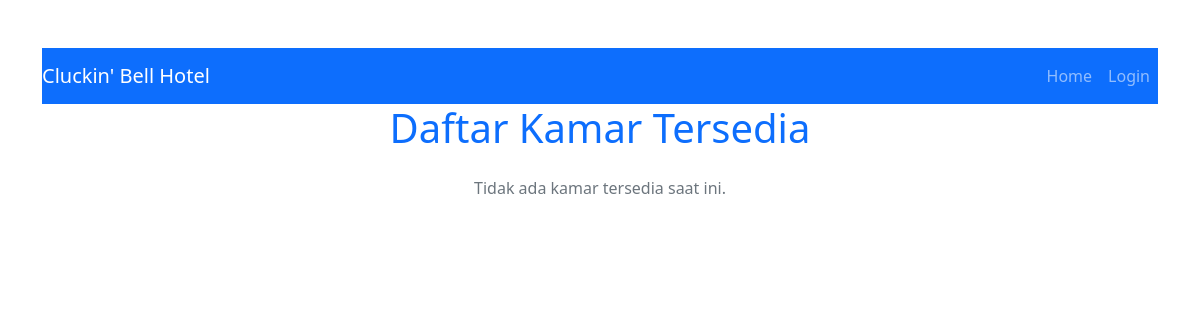
/, run on an earlier commit of the app's database.
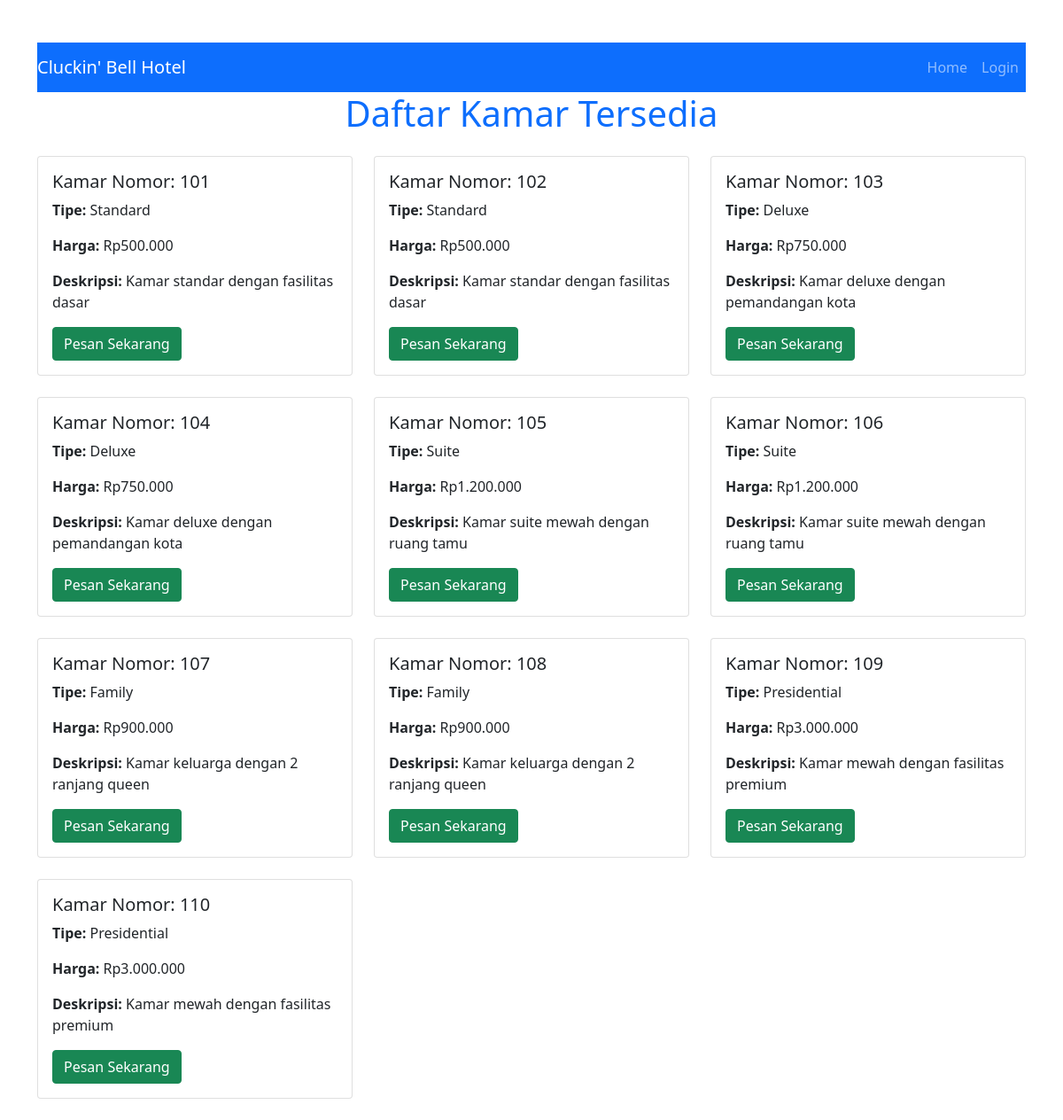
And on a later commit of the database.
### tables this page shows
CREATE TABLE kamar (
    id INT AUTO_INCREMENT PRIMARY KEY,
    nomor_kamar VARCHAR(10) NOT NULL UNIQUE,
    tipe VARCHAR(50) NOT NULL,
    harga DECIMAL(10,2) NOT NULL,
    deskripsi TEXT,
    status ENUM('tersedia', 'terpesan') NOT NULL
);

### index.php (the view, shortened to what this page needs)
<?php
include 'koneksi.php';
$sql = "SELECT * FROM kamar WHERE status = 'tersedia'";
$result = $conn->query($sql);
?>
<!DOCTYPE html>
<html lang="id">
<head>
    <link href="https://cdn.jsdelivr.net/npm/bootstrap@5.1.3/dist/css/bootstrap.min.css" rel="stylesheet">
</head>
<body>
    <div class="container mt-5">
        <nav class="navbar navbar-expand-lg navbar-dark bg-primary">
            <a href="index.php" class="navbar-brand">Cluckin' Bell Hotel</a>
            <ul class="navbar-nav ms-auto">
                <li class="nav-item">
                    <a href="index.php" class="nav-link">Home</a>
                </li>
                <li class="nav-item">
                    <a href="login.php" class="nav-link">Login</a>
                </li>
            </ul>
        </nav>
        <h1 class="text-center text-primary mb-4">Daftar Kamar Tersedia</h1>
        <?php if ($result->num_rows > 0): ?>
            <div class="row">
                <?php while ($row = $result->fetch_assoc()): ?>
                    <div class="col-md-4">
                        <div class="card mb-4">
                            <div class="card-body">
                                <h5 class="card-title">Kamar Nomor: <?= htmlspecialchars($row['nomor_kamar']) ?></h5>
                                <p><strong>Tipe:</strong> <?= htmlspecialchars($row['tipe']) ?></p>
                                <p><strong>Harga:</strong> Rp<?= number_format($row['harga'], 0, ',', '.') ?></p>
                                <p><strong>Deskripsi:</strong> <?= htmlspecialchars($row['deskripsi']) ?></p>
                                <a href="registrasi.php" class="btn btn-success">Pesan Sekarang</a>
                            </div>
                        </div>
                    </div>
                <?php endwhile; ?>
            </div>
        <?php else: ?>
            <p class="text-center text-muted">Tidak ada kamar tersedia saat ini.</p>
        <?php endif; ?>
    </div>
</body>
</html>

What changed in the data, as far as the page shows it:
added kamar: nomor_kamar "101", tipe "Standard", harga "500.000", deskripsi "Kamar standar dengan fasilitas dasar"
added kamar: nomor_kamar "102", tipe "Standard", harga "500.000", deskripsi "Kamar standar dengan fasilitas dasar"
added kamar: nomor_kamar "103", tipe "Deluxe", harga "750.000", deskripsi "Kamar deluxe dengan pemandangan kota"
added kamar: nomor_kamar "104", tipe "Deluxe", harga "750.000", deskripsi "Kamar deluxe dengan pemandangan kota"
added kamar: nomor_kamar "105", tipe "Suite", harga "1.200.000", deskripsi "Kamar suite mewah dengan ruang tamu"
added kamar: nomor_kamar "106", tipe "Suite", harga "1.200.000", deskripsi "Kamar suite mewah dengan ruang tamu"
added kamar: nomor_kamar "107", tipe "Family", harga "900.000", deskripsi "Kamar keluarga dengan 2 ranjang queen"
added kamar: nomor_kamar "108", tipe "Family", harga "900.000", deskripsi "Kamar keluarga dengan 2 ranjang queen"
added kamar: nomor_kamar "109", tipe "Presidential", harga "3.000.000", deskripsi "Kamar mewah dengan fasilitas premium"
added kamar: nomor_kamar "110", tipe "Presidential", harga "3.000.000", deskripsi "Kamar mewah dengan fasilitas premium"
Also different on the page:
text no longer shown: "Tidak ada kamar tersedia saat ini."
